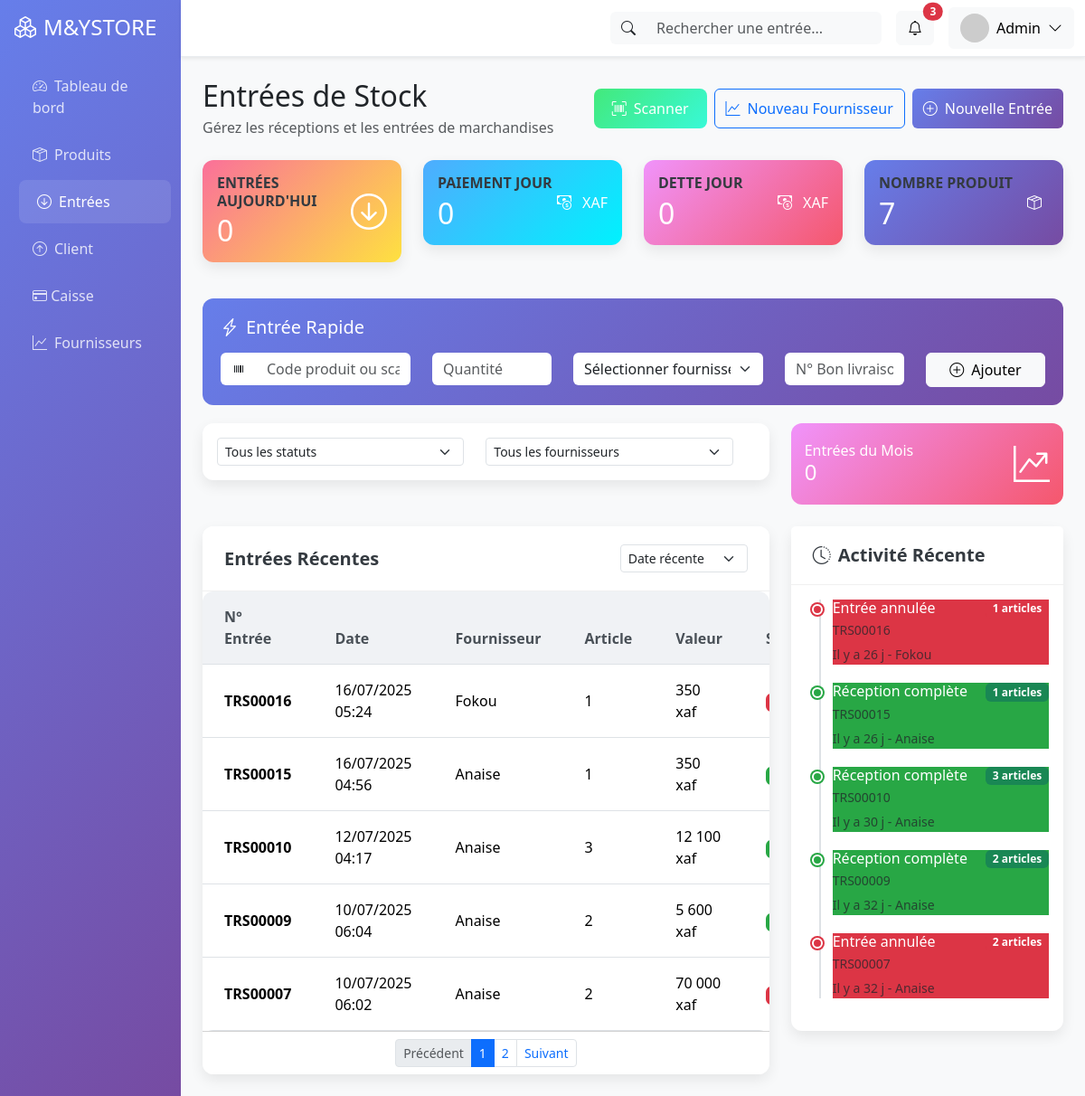
The page /controller/entreeController.php (signed in) on the database its author committed.
### tables this page shows
CREATE TABLE `transaction` (
  `id_transaction` varchar(10) NOT NULL,
  `id_fournisseur` varchar(10) NOT NULL DEFAULT 'FRN00000',
  `idClient` varchar(10) NOT NULL DEFAULT 'CLI00000',
  `id_type_transaction` varchar(10) NOT NULL,
  `status_transaction` int(10) NOT NULL,
  `date_reception` datetime NOT NULL
);

CREATE TABLE `fournisseur` (
  `id_fournisseur` varchar(10) NOT NULL,
  `nom_fournisseur` varchar(100) NOT NULL,
  `raison_sociale` varchar(100) NOT NULL,
  `telephone` varchar(150) NOT NULL,
  `adresse` varchar(100) NOT NULL,
  `date_create` datetime NOT NULL
);

### views/entree/entreeView.php (the view, shortened to what the rows shown need)
<?php
require('../views/template/header.php');
require('../views/template/sidebar.php');
?>
            <div class="col-md-9 col-lg-10 p-0">
                <div class="container-fluid p-4">
                    <div class="d-flex justify-content-between align-items-center mb-4">
                        <div>
                            <h2 class="mb-1">Entrées de Stock</h2>
                        </div>
                    </div>
                    <div class="row mb-4">
                        <div class="col-xl-3 col-md-6 mb-3">
                            <div class="card stat-card">
                                <div class="card-body">
                                    <div class="d-flex justify-content-between">
                                        <div>
                                            <h2 class="mb-0"><?= $nombre ?></h2>
                                        </div>
                                    </div>
                                </div>
                            </div>
                        </div>
                        <div class="col-xl-3 col-md-6 mb-3">
                            <div class="card stat-card success">
                                <div class="card-body">
                                    <div class="d-flex justify-content-between">
                                        <div>
                                            <h2 class="mb-0"><?= number_format($somme, 0, '', ' ') ?></h2>
                                        </div>
                                    </div>
                                </div>
                            </div>
                        </div>
                        <div class="col-xl-3 col-md-6 mb-3">
                            <div class="card stat-card warning">
                                <div class="card-body">
                                    <div class="d-flex justify-content-between">
                                        <div>
                                            <h2 class="mb-0"><?= number_format($somme2, 0, '', ' ') ?></h2>
                                        </div>
                                    </div>
                                </div>
                            </div>
                        </div>
                        <div class="col-xl-3 col-md-6 mb-3">
                            <div class="card stat-card info">
                                <div class="card-body">
                                    <div class="d-flex justify-content-between">
                                        <div>
                                            <h2 class="mb-0"><?= $nombreProduitStockDistinct ?></h2>
                                        </div>
                                    </div>
                                </div>
                            </div>
                        </div>
                    </div>
                    <div class="row">
                        <div class="col-lg-8">
                            <div class="card table-container">
                                <div class="card-body p-0">
                                    <div class="table-responsive">
                                        <table class="table table-hover mb-0">
                                            <thead class="table-light">
                                                <tr>
                                                    <th>N° Entrée</th>
                                                    <th>Date</th>
                                                    <th>Fournisseur</th>
                                                    <th>Article</th>
                                                    <th>Valeur</th>
                                                    <th>Statut</th>
                                                </tr>
                                            </thead>
                                            <tbody>
                                                <?php
                                                    foreach($Y_executeTransaction as $transaction){
                                                        $type = $transaction->status_transaction;
                                                        switch ($type) {
                                                            case "0":
                                                                $logo ='<span class="badge status-badge received">Payé</span>';
                                                            break;
                                                            case "1":
                                                                $logo ='<span class="badge bg-danger">Non Payé</span>';
                                                            break;
                                                        }
                                                ?>
                                                <tr
                                                    data-status="<?= $transaction->status_transaction ?>"
                                                    data-fournisseur="<?= strtolower($transaction->nom_fournisseur) ?>"
                                                >
                                                    <td><strong><?= $transaction->id_transaction ?></strong></td>
                                                    <td><?= $transaction->date_formatee ?></td>
                                                    <td>
                                                        <div class="d-flex align-items-center">
                                                            <span><?= $transaction->nom_fournisseur ?></span>
                                                        </div>
                                                    </td>
                                                    <td><?= $transaction->nombre_articles_distincts ?></td>
                                                    <td><?= number_format($transaction->montant_total, 0, '', ' ') ?> xaf</td>
                                                    <td><?= $logo ?></td>
                                                </tr>
                                                <?php } ?>
                                            </tbody>
                                        </table>
                                    </div>
                                </div>
                            </div>
                        </div>
                        <div class="col-lg-4">
                            <div class="card">
                                <div class="card-body">
                                    <div class="timeline">
                                        <?php foreach($Y_executeHistorique as $historique){
                                            $type = $historique->status_transaction;
                                            switch ($type) {
                                                case "0":
                                                    $logo ='received';
                                                    $logo2 = 'Réception complète';
                                                    $logo3 = 'bg-success';
                                                break;
                                                case "1":
                                                    $logo ='cancelled';
                                                    $logo2 = 'Entrée annulée';
                                                    $logo3 = 'bg-danger';
                                                break;
                                            }
                                        ?>
                                        <div class="timeline-item <?= $logo ?>">
                                            <div class="d-flex justify-content-between align-items-start">
                                                <div>
                                                    <h6 class="mb-1"><?= $logo2 ?></h6>
                                                    <p class="text-muted small mb-1"><?= $historique->id_transaction ?></p>
                                                    <small class="text-muted">Il y a <?= $historique->duree_depuis_transaction.' - '.$historique->nom_fournisseur ?></small>
                                                </div>
                                                <span class="badge <?=$logo3?>"><?= $historique->nombre_articles ?> articles</span>
                                            </div>
                                        </div>
                                        <?php } ?>
                                    </div>
                                </div>
                            </div>
                        </div>
                    </div>
                </div>
            </div>
        </div>
    </div>
</body>
</html>

### rows shown on the page
transaction: id_transaction "TRS00016", date_formatee "16/07/2025 05:24", id_fournisseur.nom_fournisseur "Fokou", nombre_articles_distincts "1", montant_total "350", status_transaction "Entrée annulée", duree_depuis_transaction "26 j", nombre_articles "1"
transaction: id_transaction "TRS00015", date_formatee "16/07/2025 04:56", id_fournisseur.nom_fournisseur "Anaise", nombre_articles_distincts "1", montant_total "350", status_transaction "Réception complète", duree_depuis_transaction "26 j", nombre_articles "1"
transaction: id_transaction "TRS00010", date_formatee "12/07/2025 04:17", id_fournisseur.nom_fournisseur "Anaise", nombre_articles_distincts "3", montant_total "12 100", status_transaction "Réception complète", duree_depuis_transaction "30 j", nombre_articles "3"
transaction: id_transaction "TRS00009", date_formatee "10/07/2025 06:04", id_fournisseur.nom_fournisseur "Anaise", nombre_articles_distincts "2", montant_total "5 600", status_transaction "Réception complète", duree_depuis_transaction "32 j", nombre_articles "2"
transaction: id_transaction "TRS00007", date_formatee "10/07/2025 06:02", id_fournisseur.nom_fournisseur "Anaise", nombre_articles_distincts "2", montant_total "70 000", status_transaction "Entrée annulée", duree_depuis_transaction "32 j", nombre_articles "2"

### other values the page prints
$nombre "0"
$somme "0"
$somme2 "0"
$nombreProduitStockDistinct "7"
$nombreMois "0"
